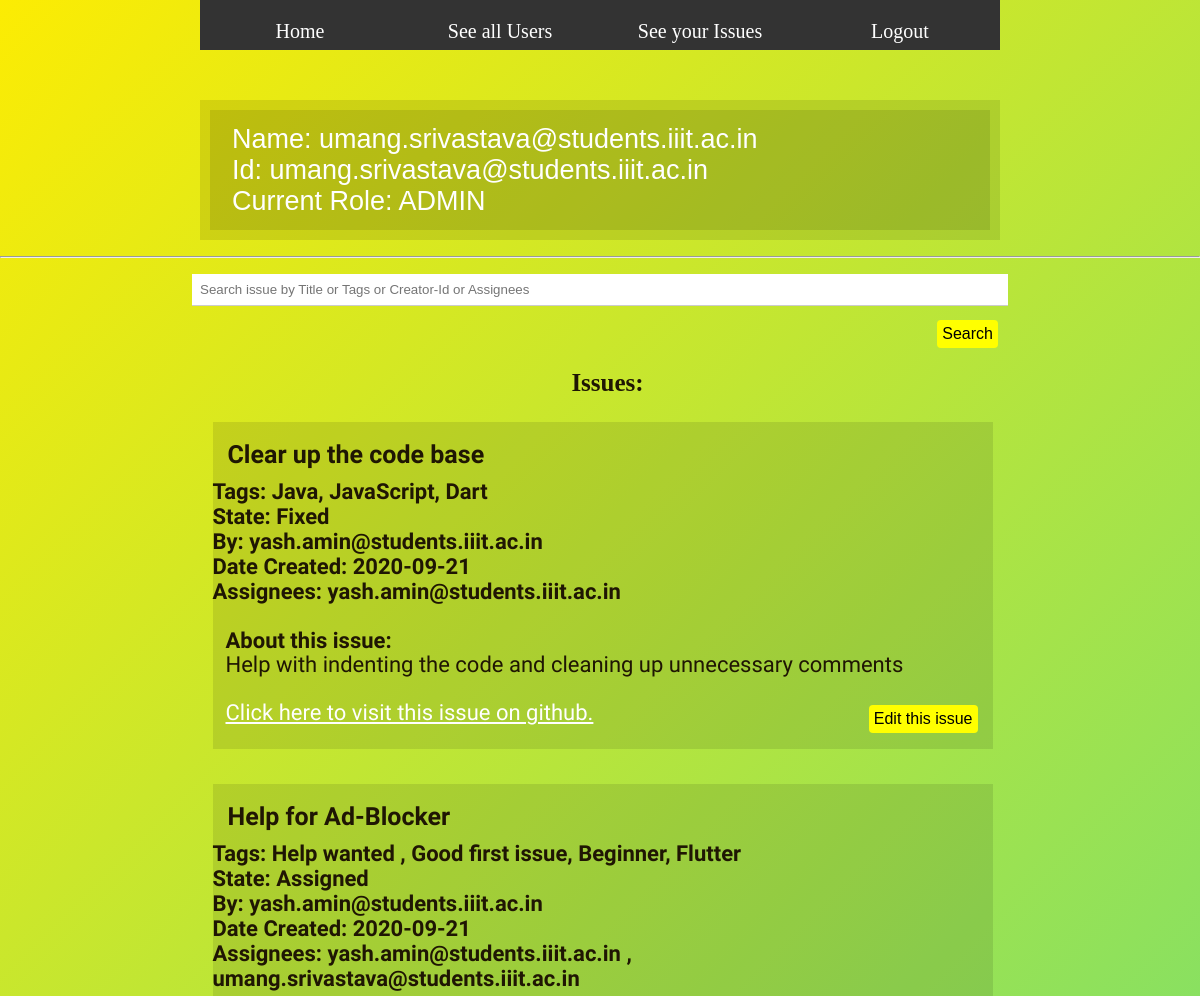
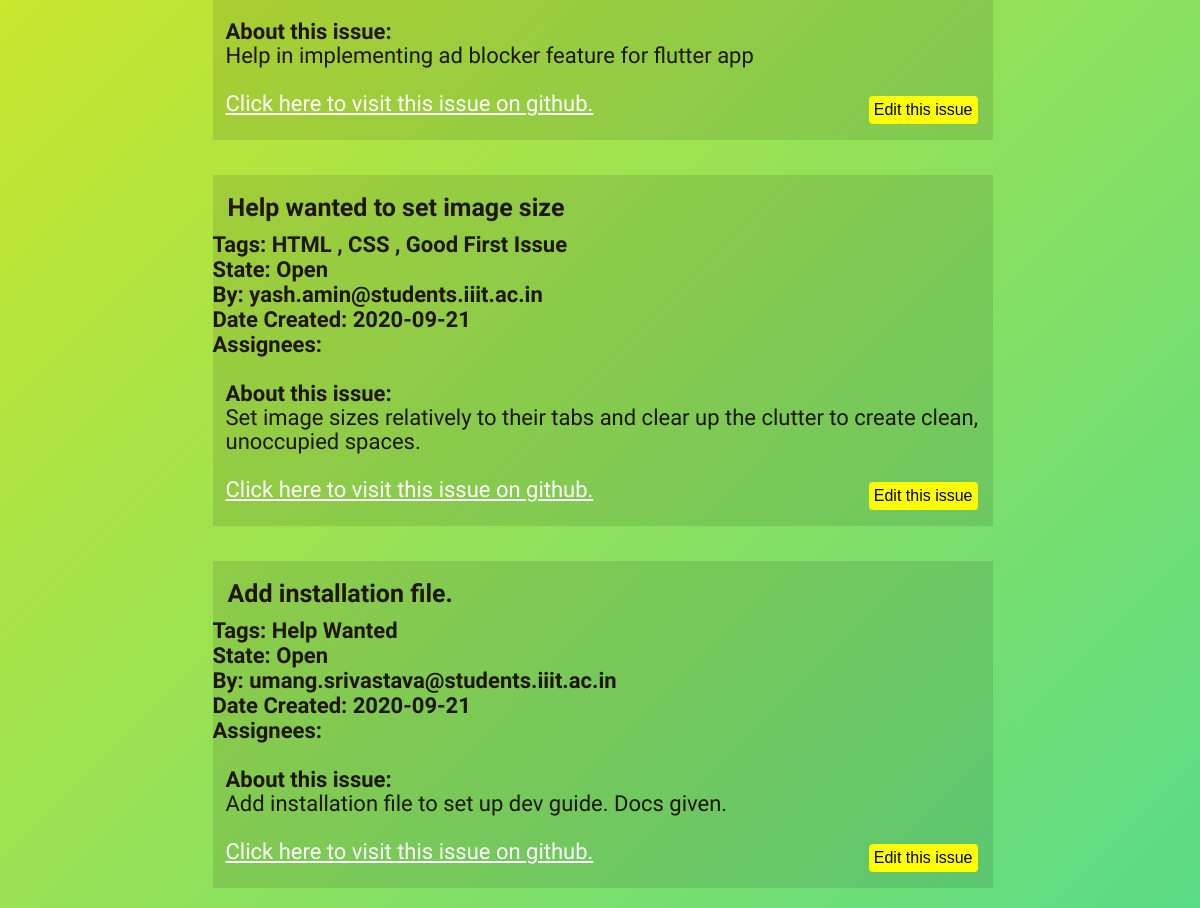
/homepage (signed in), run on the app's committed database (2 pictures, top to bottom).
### app.py (models this page shows, shortened)
class USERS(db.Model):
	id = db.Column(db.Integer, primary_key=True)
	username = db.Column(db.String(100), nullable=True)
	Name = db.Column(db.String(100), nullable=True)
	role = db.Column(db.String(50), nullable=True)

class ISSUES(db.Model):
	id = db.Column(db.Integer, primary_key=True)
	title = db.Column(db.String(100), nullable=False)
	description = db.Column(db.String(200), nullable=False)
	state = db.Column(db.String(100), nullable=False)
	tags = db.Column(db.String(100), nullable=True)
	assignees = db.Column(db.String(200), nullable=True)
	owner = db.Column(db.String(100), nullable=False)
	gitlink = db.Column(db.String(100), nullable=True)
	date_created = db.Column(db.DateTime, default=datetime.utcnow)
	assignees = db.Column(db.String(1000), nullable = True)

### app.py (the view)
@app.route('/homepage', methods = ['GET','POST'])
def homepage():
	if "username" in session:
		current_owner = session["username"]
		current_name = session["Name"]
		current_role = session["role"]
		issues = ISSUES.query.order_by(ISSUES.date_created).all()
		user = USERS.query.filter_by(username = current_owner).all()
		return render_template('/homepage.html',
			username = current_owner,
			Name = current_name,
			Role = current_role,
			issues = issues)
	else:
		return redirect('/')

### templates/homepage.html (shortened to what this page needs)
{% extends 'base.html' %}
{% block body %}
    <div id="mainPicture">
        <div class="picture">
            <div id="headerTitle">Name: {{Name}}</div>
            <div id="headerTitle">Id: {{username}}</div>
            <div id="headerTitle">Current Role: {{Role}}</div>
        </div>
    </div>
    <br>
    <hr>
    <br>
    <form action="{{ url_for('search') }}" method="GET">
          <input class="inputbox" type="text" name="search_key" placeholder="Search issue by Title or Tags or Creator-Id or Assignees">
        <div class="contentBox innerBox" style="background-color: rgba(0,0,0,0);">
        <button type="submit" class="button searchbut">Search</button>
        </div>
    </form>
    <h1 style="text-align: center">Issues: </ h1>
    {% if issues|length < 1 %}
    <h4 style="text-align: center">There are no issues. Create one!</h4>
    {% else %}
        {% for issue in issues %}
            <div class="contentBox">
                <div class="innerBox">
                    <h1> {{issue.title}}</h1>
                    <h4 class="tags"> Tags: {{issue.tags}}</h4>
                    <h4 class="state">State: {{issue.state}}</h4>
                    <h4> By: {{issue.owner}}</h4>
                    <h4> Date Created: {{issue.date_created.date()}}</h4>
                    <h4 class="assignees">Assignees: {{issue.assignees}}</h4>
                    <br>
                    <div class="contentText" style="font-size: 22px">
                        <h4>About this issue:</h4>
                        <p> {{issue.description}}</p>
                        <br>
                        <p>
                            <a href="{{ ''.join(['http://', issue.gitlink]) }}" class="gitlink">Click here to visit this issue on github.</a>
                        {% if Role != 'VIEWER'%}
                            <a href="/update/{{issue.id}}"><button class="button">Edit this issue</button></a>
                            <br><br>
                            {% endif %}
                        </p>
                    </div>
                </div>
            </div>
        {% endfor %}
    {% endif %}
{% endblock %}

### static/css/main.css (style rules this page uses)
body { margin: 0; padding: 0; text-align: left; font-family:"Adobe Garamond Pro Bold", Georgia, "Times New Roman", Times, serif; font-size: 13px; background: linear-gradient(-45deg, #8ed523, #23d550, #24d6b3, #fcec03); background-size: 400% 400%; animation: gradient 15s ease infinite; }
* { margin: 0 auto 0 auto; text-align:left; }
#mainPicture { position: relative; margin-top: 50px; clear:both; width:800px; height:140px; background-color: rgba(0,0,0,0.1); }
#mainPicture .picture { font-family: "Comic Sans MS", cursive, sans-serif; position:relative; width:780px; height:120px; top:10px; margin-left:10px; background-color: rgba(0,0,0,0.1); background-repeat:no-repeat; }
#headerTitle { position:relative; text-align:left; top:14px; left:22px; font-size:27px; color:#FFFFFF; }
.contentBox { margin-top:10px; width:800px; height:auto; padding-bottom:20px; }
.contentBox .innerBox { font-family: 'Baumans'; font-weight: lighter; font-size: 22px; margin-left: 5px; position:relative; width:780px; height:auto; top:10px; background-color: rgba(0,0,0,0.1); background-repeat:repeat-x; }
h1 { font-size:25px; margin-bottom:10px; padding-top:18px; margin-left:15px; margin-top:15px; color:#1F1603; }
.contentText { line-height:24px; margin-left:13px; margin-right:13px; }
.gitlink { color:white; }
.button { float: right; background-color: yellow; border-radius: 4px; border: none; color: black; padding: 5px; text-align: center; text-decoration: none; display: inline-block; font-size: 16px; margin: 4px 2px; cursor: pointer; }
.inputbox { padding:8px; display:block; border:none; border-bottom:1px solid #ccc; width:800px }
html, body { text-align: center; }
p { text-align: left; }

### data on the page
USERS: role "ADMIN"
ISSUES: title "Clear up the code base", tags "Java, JavaScript, Dart", state "Fixed", owner "yash.amin@students.iiit.ac.in", date_created "2020-09-21", assignees "yash.amin@students.iiit.ac.in", description "Help with indenting the code and cleaning up unnecessary comments"
ISSUES: title "Help for Ad-Blocker", tags "Help wanted , Good first issue, Beginner, Flutter", state "Assigned", owner "yash.amin@students.iiit.ac.in", date_created "2020-09-21", assignees "yash.amin@students.iiit.ac.in , umang.srivastava@students.iiit.ac.in", description "Help in implementing ad blocker feature for flutter app"
ISSUES: title "Help wanted to set image size", tags "HTML , CSS , Good First Issue", state "Open", owner "yash.amin@students.iiit.ac.in", date_created "2020-09-21", description "Set image sizes relatively to their tabs and clear up the clutter to create clean, unoccupied spaces."
ISSUES: title "Add installation file.", tags "Help Wanted", state "Open", owner "umang.srivastava@students.iiit.ac.in", date_created "2020-09-21", description "Add installation file to set up dev guide. Docs given."

### other printed values
{{ Name }} "umang.srivastava@students.iiit.ac.in"
{{ username }} "umang.srivastava@students.iiit.ac.in"
